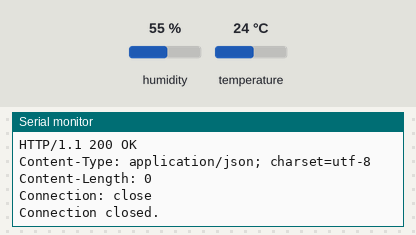
A sketch run on a simulated Arduino Uno R4 WiFi. On the bench: the last lines printed to the serial monitor. The inputs (shaded band) are chosen by the test bench; at power-on: humidity 55 %, temperature 24 °C. WiFi joins after 1.5 s; servers stay silent unless stated; uploads are accepted with an empty reply; not simulated (calls return 0 or success): wifi_secrets_ap.h.

Above: at 11.2 s.
11.3 s: humidity set to 22 %
19.4 s: temperature set to 12 °C
At 21.61 s:
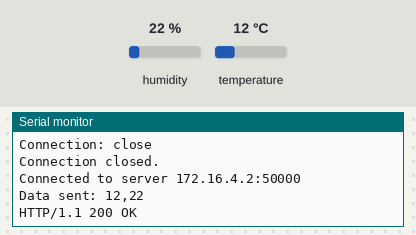
27.5 s: humidity set to 40 %
At 32.44 s:
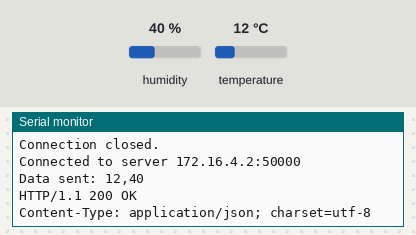

Measured:
- after the input at 19.4 s, the serial monitor: prints a new line after 2.1 s (image 1)
- after the input at 27.5 s, the serial monitor: prints a new line after 4.9 s (image 2)

The sketch:

NP_Final_PartB.ino
```cpp
#include <stdio.h>
#include <stdlib.h>
#include <WiFiS3.h>
#include <DHT11.h>
#include "wifi_secrets_ap.h"

#define DHT11PIN 2
DHT11 dht11(DHT11PIN);

char wifi_ssid[] = WIFI_SSID;
char wifi_pass[] = WIFI_PASS;

int wifi_status = WL_IDLE_STATUS;

WiFiClient client;

const char* host = "172.16.4.2";
const uint16_t port = 50000;

void print_wifi_status() {
  Serial.print("SSID: ");
  Serial.println(WiFi.SSID());

  // print your WiFi shield's IP address:
  IPAddress ip = WiFi.localIP();
  Serial.print("IP Address: ");
  Serial.println(ip);

  // print where to go in a browser:
  Serial.print("To see this page in action, open a browser to http://");
  Serial.println(ip);
}

void setup() {
  // put your setup code here, to run once:
  Serial.begin(115200);
  while (!Serial) {
    ;
  }

  if (WiFi.status() == WL_NO_MODULE) {
    Serial.println("Communication with WiFi module failed!");
    while (true);
  }

  WiFi.config(IPAddress(172,16,4,1));

  Serial.print("Creating access point named: ");
  Serial.println(wifi_ssid);

  wifi_status = WiFi.beginAP(wifi_ssid, wifi_pass);
  if (wifi_status != WL_AP_LISTENING) {
    Serial.println("Cannot create access point!");
    while (true);
  }

  delay(10000);
  print_wifi_status();
}

void loop() {
  int temperature_reading = 0;
  int humidity_reading = 0;
  while (dht11.readTemperatureHumidity(temperature_reading, humidity_reading) != 0) {
    ;
  }

  if (wifi_status != WiFi.status()) {
    wifi_status = WiFi.status();
  }

  if (client.connect(host, port)) {

    char to_send[128];
    memset(to_send, 0, 128);
    sprintf(to_send, "%d,%d\0", temperature_reading, humidity_reading);

    Serial.print("Connected to server ");
    Serial.print(host);
    Serial.print(":");
    Serial.println(port);

    client.println("POST /weather HTTP/1.1");

    client.print("Host: ");
    client.print(host);
    client.print(":");
    client.println(port);

    client.println("Content-Type: text/plain");

    client.print("Content-Length: ");
    client.println(strlen(to_send));

    client.println("Connection: close");
    client.println();

    client.print(to_send);
    // for debug
    Serial.print("Data sent: ");
    Serial.println(to_send);

    unsigned long last_activity = millis();
    // 跟part A差不多
    while (client.connected() || client.available()) {
        if (client.available()) {
            char c = client.read();
            Serial.write(c);
            last_activity = millis();
        }

        if (millis() - last_activity > 3000) {
            Serial.println("\nServer response timeout.");
            break;
        }
    }

    client.stop();
    Serial.println("\nConnection closed.");
  }
  // 10秒再一次
  delay(10000);
}
```
